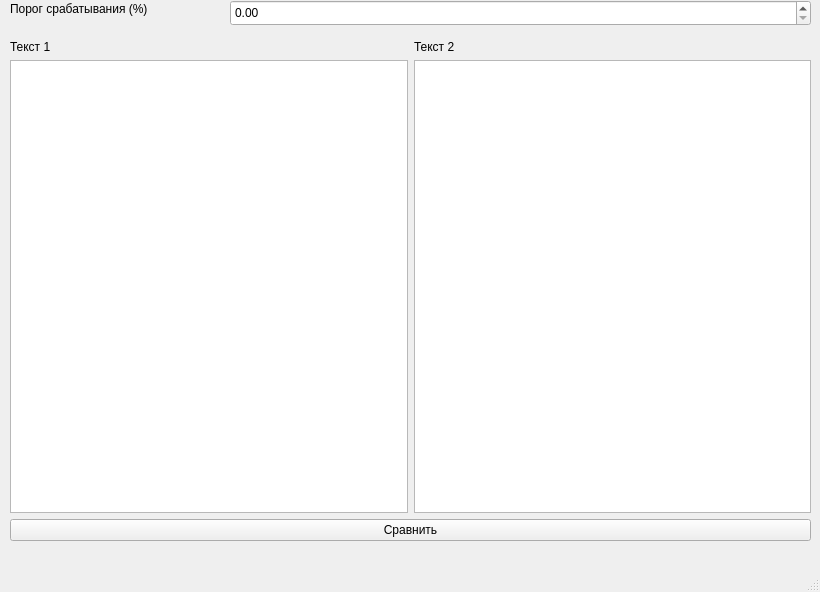
<?xml version="1.0" encoding="UTF-8"?>
<ui version="4.0">
 <class>MainWindow</class>
 <widget class="QMainWindow" name="MainWindow">
  <property name="geometry">
   <rect>
    <x>0</x>
    <y>0</y>
    <width>820</width>
    <height>592</height>
   </rect>
  </property>
  <property name="windowTitle">
   <string>Антиплагиат v0.0001</string>
  </property>
  <widget class="QWidget" name="centralwidget">
   <widget class="QLabel" name="label">
    <property name="geometry">
     <rect>
      <x>10</x>
      <y>0</y>
      <width>201</width>
      <height>17</height>
     </rect>
    </property>
    <property name="text">
     <string>Порог срабатывания (%)</string>
    </property>
   </widget>
   <widget class="QWidget" name="gridLayoutWidget">
    <property name="geometry">
     <rect>
      <x>10</x>
      <y>40</y>
      <width>801</width>
      <height>501</height>
     </rect>
    </property>
    <layout class="QGridLayout" name="gridLayout">
     <item row="0" column="0">
      <widget class="QLabel" name="label_2">
       <property name="text">
        <string>Текст 1</string>
       </property>
      </widget>
     </item>
     <item row="1" column="0">
      <widget class="QTextEdit" name="textEdit"/>
     </item>
     <item row="1" column="1">
      <widget class="QTextEdit" name="textEdit_2"/>
     </item>
     <item row="0" column="1">
      <widget class="QLabel" name="label_3">
       <property name="text">
        <string>Текст 2</string>
       </property>
      </widget>
     </item>
     <item row="2" column="0" colspan="2">
      <widget class="QPushButton" name="pushButton">
       <property name="text">
        <string>Сравнить</string>
       </property>
      </widget>
     </item>
    </layout>
   </widget>
   <widget class="QDoubleSpinBox" name="doubleSpinBox">
    <property name="geometry">
     <rect>
      <x>230</x>
      <y>0</y>
      <width>581</width>
      <height>26</height>
     </rect>
    </property>
   </widget>
  </widget>
  <widget class="QMenuBar" name="menubar">
   <property name="geometry">
    <rect>
     <x>0</x>
     <y>0</y>
     <width>820</width>
     <height>22</height>
    </rect>
   </property>
  </widget>
  <widget class="QStatusBar" name="statusbar"/>
 </widget>
 <resources/>
 <connections/>
</ui>
